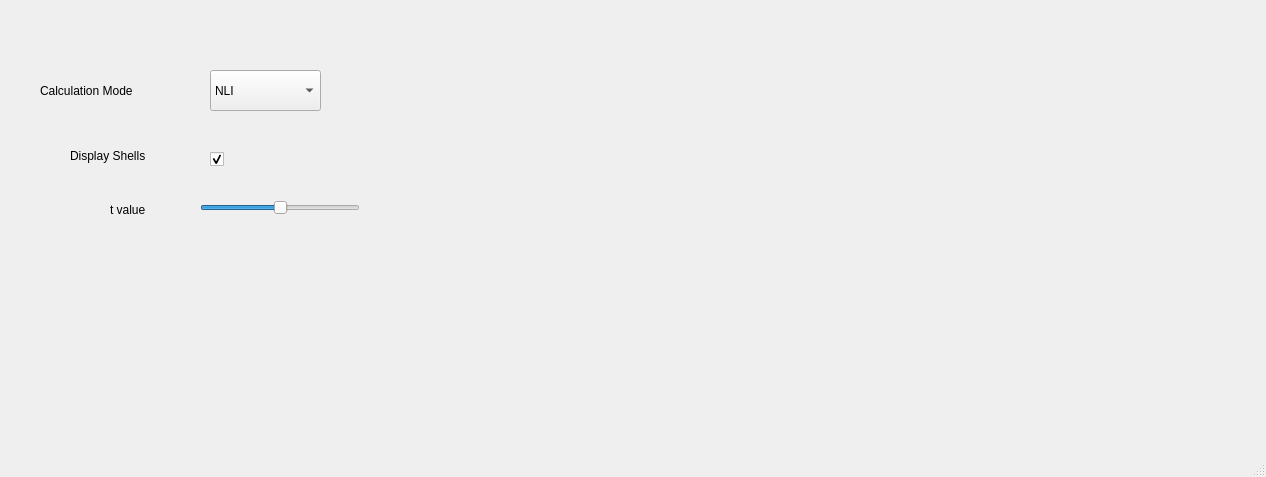
<?xml version="1.0" encoding="UTF-8"?>
<ui version="4.0">
 <class>MainWindow</class>
 <widget class="QMainWindow" name="MainWindow">
  <property name="geometry">
   <rect>
    <x>0</x>
    <y>0</y>
    <width>1266</width>
    <height>477</height>
   </rect>
  </property>
  <property name="windowTitle">
   <string>MainWindow</string>
  </property>
  <widget class="QWidget" name="centralwidget">
   <widget class="QCustomPlot" name="customPlot" native="true">
    <property name="geometry">
     <rect>
      <x>520</x>
      <y>60</y>
      <width>800</width>
      <height>800</height>
     </rect>
    </property>
    <property name="mouseTracking">
     <bool>false</bool>
    </property>
   </widget>
   <widget class="QComboBox" name="comboBox">
    <property name="geometry">
     <rect>
      <x>210</x>
      <y>70</y>
      <width>111</width>
      <height>41</height>
     </rect>
    </property>
    <item>
     <property name="text">
      <string>NLI</string>
     </property>
    </item>
    <item>
     <property name="text">
      <string>BB-Form</string>
     </property>
    </item>
    <item>
     <property name="text">
      <string>MidPtSubDiv</string>
     </property>
    </item>
   </widget>
   <widget class="QSlider" name="horizontalSlider">
    <property name="geometry">
     <rect>
      <x>200</x>
      <y>200</y>
      <width>160</width>
      <height>16</height>
     </rect>
    </property>
    <property name="cursor">
     <cursorShape>SplitHCursor</cursorShape>
    </property>
    <property name="minimum">
     <number>0</number>
    </property>
    <property name="maximum">
     <number>100</number>
    </property>
    <property name="singleStep">
     <number>1</number>
    </property>
    <property name="pageStep">
     <number>10</number>
    </property>
    <property name="value">
     <number>50</number>
    </property>
    <property name="orientation">
     <enum>Qt::Horizontal</enum>
    </property>
   </widget>
   <widget class="QLabel" name="label">
    <property name="geometry">
     <rect>
      <x>40</x>
      <y>80</y>
      <width>161</width>
      <height>21</height>
     </rect>
    </property>
    <property name="font">
     <font>
      <pointsize>9</pointsize>
     </font>
    </property>
    <property name="text">
     <string>Calculation Mode</string>
    </property>
   </widget>
   <widget class="QLabel" name="label_2">
    <property name="geometry">
     <rect>
      <x>110</x>
      <y>200</y>
      <width>71</width>
      <height>20</height>
     </rect>
    </property>
    <property name="font">
     <font>
      <pointsize>9</pointsize>
     </font>
    </property>
    <property name="text">
     <string>t value</string>
    </property>
   </widget>
   <widget class="QLabel" name="label_3">
    <property name="geometry">
     <rect>
      <x>70</x>
      <y>140</y>
      <width>121</width>
      <height>31</height>
     </rect>
    </property>
    <property name="font">
     <font>
      <pointsize>9</pointsize>
     </font>
    </property>
    <property name="text">
     <string>Display Shells</string>
    </property>
   </widget>
   <widget class="QCheckBox" name="checkBox">
    <property name="geometry">
     <rect>
      <x>210</x>
      <y>150</y>
      <width>21</width>
      <height>18</height>
     </rect>
    </property>
    <property name="text">
     <string/>
    </property>
    <property name="checked">
     <bool>true</bool>
    </property>
   </widget>
  </widget>
  <widget class="QMenuBar" name="menubar">
   <property name="geometry">
    <rect>
     <x>0</x>
     <y>0</y>
     <width>1266</width>
     <height>17</height>
    </rect>
   </property>
  </widget>
  <widget class="QStatusBar" name="statusbar"/>
 </widget>
 <customwidgets>
  <customwidget>
   <class>QCustomPlot</class>
   <extends>QWidget</extends>
   <header>qcustomplot.h</header>
   <container>1</container>
  </customwidget>
 </customwidgets>
 <resources/>
 <connections/>
</ui>
